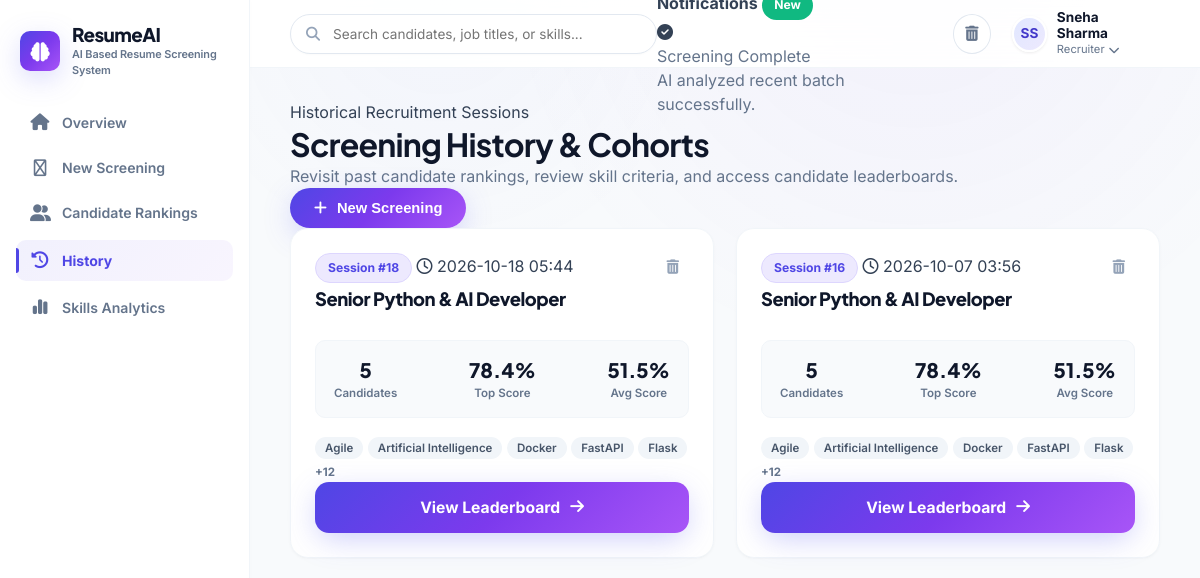
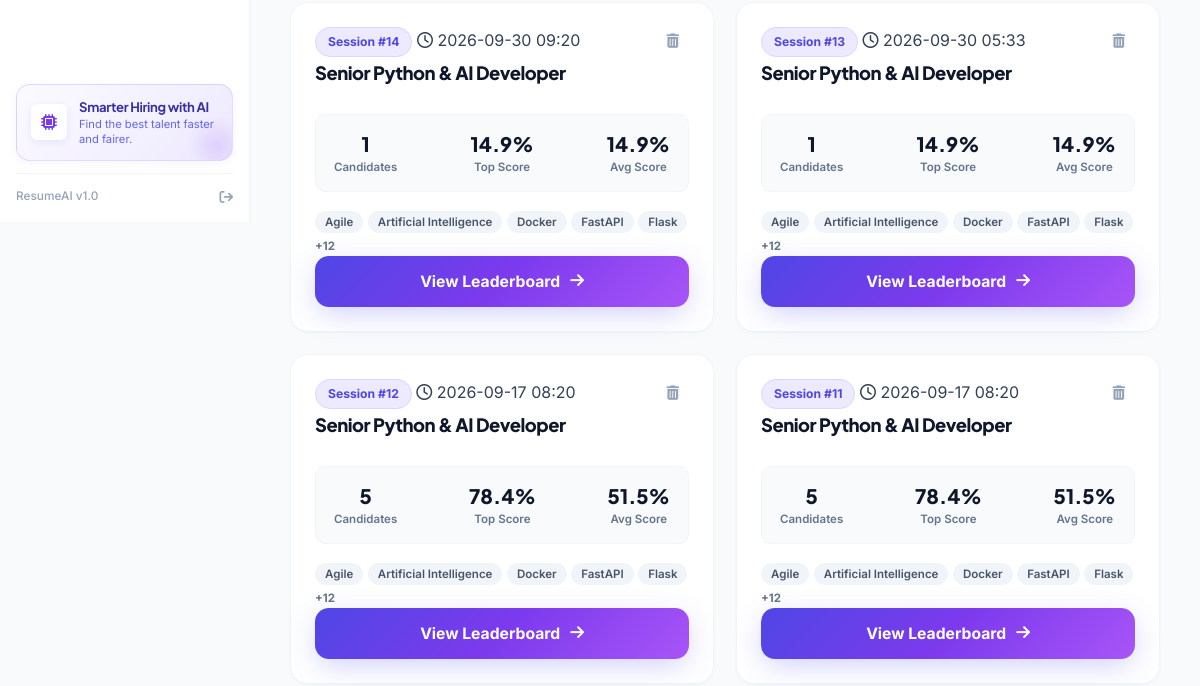
Before: /history (upper part) with the older database file (2 pictures, top to bottom).
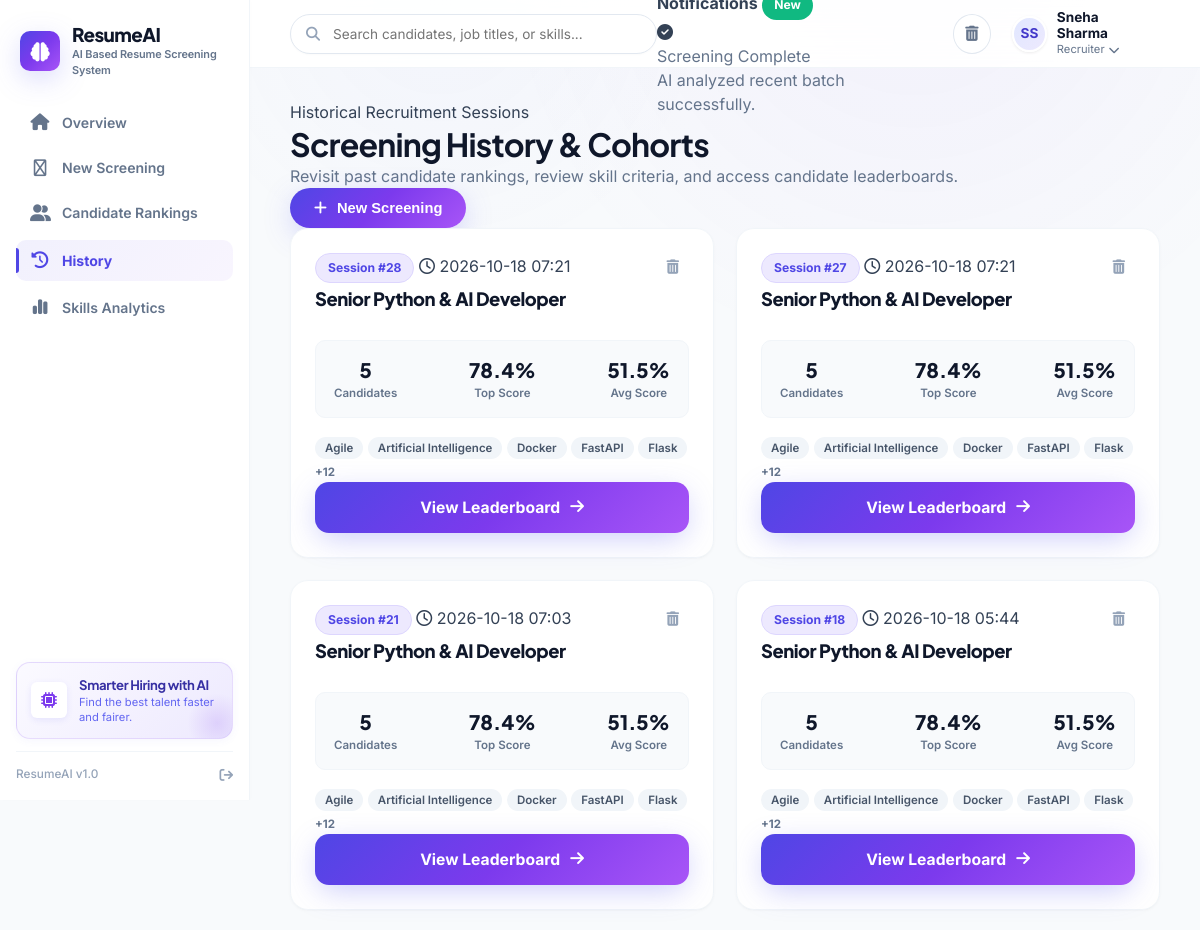
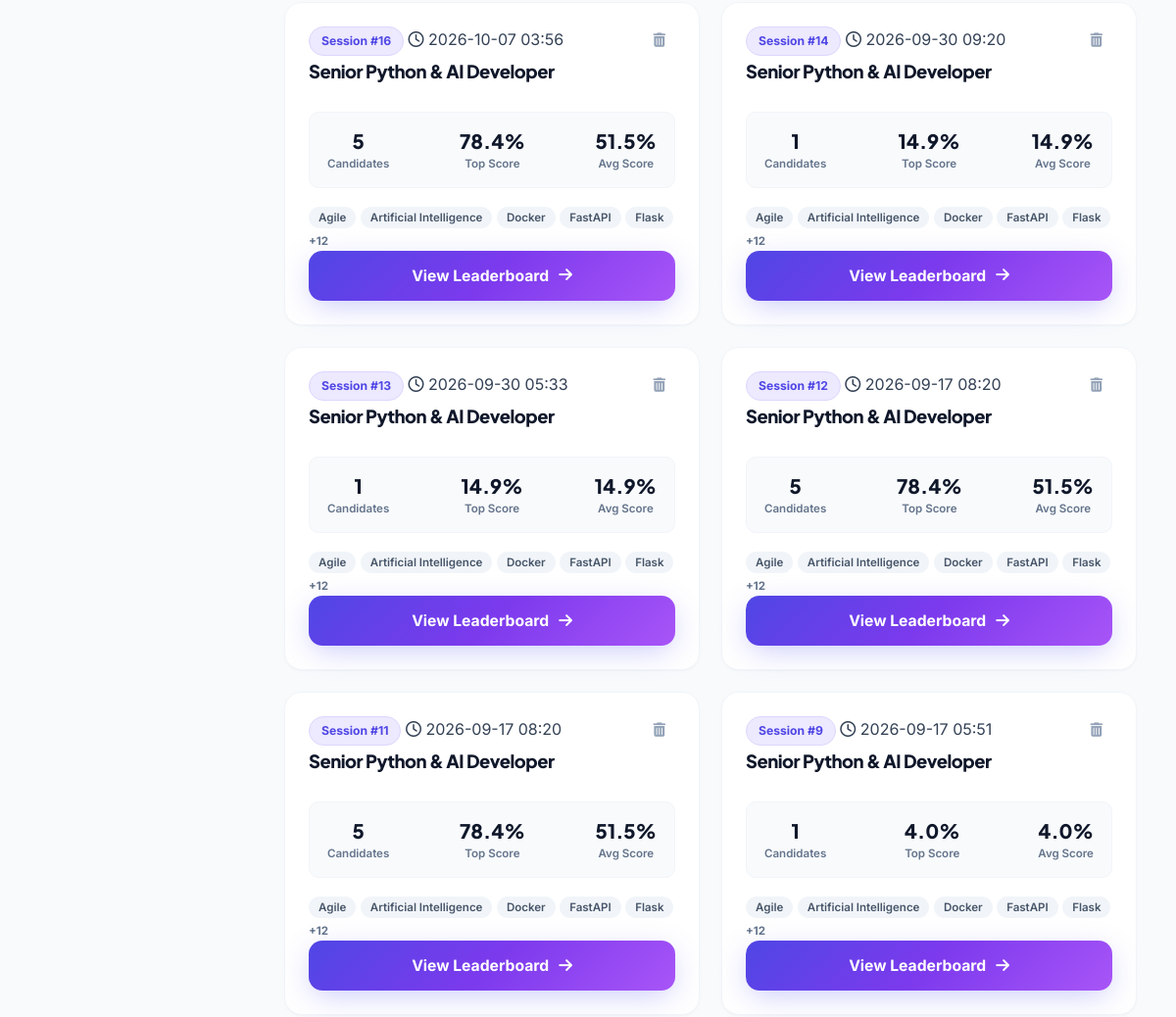
After: the same page with the newer database file (2 pictures, top to bottom).
### tables this page shows
CREATE TABLE jobs (
            id INTEGER PRIMARY KEY AUTOINCREMENT,
            job_title TEXT NOT NULL,
            job_description TEXT NOT NULL,
            required_skills TEXT,
            required_experience REAL DEFAULT 0,
            created_at TIMESTAMP DEFAULT CURRENT_TIMESTAMP
        );

### app.py (the view)
@app.route('/history')
def history():
    jobs = database.get_all_jobs()
    return render_template('history.html', jobs=jobs)

### database.py (called while the page is built)
def get_db_connection() -> sqlite3.Connection:
    os.makedirs(DB_DIR, exist_ok=True)
    conn = sqlite3.connect(DB_PATH)
    conn.row_factory = sqlite3.Row
    return conn

def get_all_jobs() -> List[Dict[str, Any]]:
    conn = get_db_connection()
    cursor = conn.cursor()
    cursor.execute("""
        SELECT j.*, COUNT(c.id) as candidate_count, MAX(c.match_score) as top_score, AVG(c.match_score) as avg_score
        FROM jobs j
        LEFT JOIN candidates c ON j.id = c.job_id
        GROUP BY j.id
        ORDER BY j.created_at DESC
    """)
    rows = cursor.fetchall()
    conn.close()
    jobs = []
    for r in rows:
        d = dict(r)
        d["required_skills"] = json.loads(d["required_skills"]) if d["required_skills"] else []
        d["avg_score"] = round(d["avg_score"], 1) if d["avg_score"] is not None else 0.0
        d["top_score"] = round(d["top_score"], 1) if d["top_score"] is not None else 0.0
        jobs.append(d)
    return jobs

### templates/history.html (shortened to what this page needs)
{% extends 'base.html' %}
{% block content %}
<div class="history-container">
    <div class="dashboard-greeting-row">
        <div>
            <span class="greeting-sub">Historical Recruitment Sessions</span>
            <h1 class="greeting-title">Screening History & Cohorts</h1>
            <p class="greeting-desc">Revisit past candidate rankings, review skill criteria, and access candidate leaderboards.</p>
        </div>
        <div class="greeting-actions">
            <button type="button" class="btn btn-cinematic-primary" onclick="openUploadModal()">
                <i class="fa-solid fa-plus"></i> New Screening
            </button>
        </div>
    </div>
    {% if jobs %}
        <div class="history-grid">
            {% for job in jobs %}
                <div class="card history-card">
                    <div class="history-card-header">
                        <div>
                            <div class="history-badge-row">
                                <span class="badge badge-primary">Session #{{ job.id }}</span>
                                <span class="history-date"><i class="fa-regular fa-clock"></i> {{ job.created_at[:16] if job.created_at else 'Recent' }}</span>
                            </div>
                            <h3 class="history-job-title">{{ job.job_title }}</h3>
                        </div>
                        <button type="button" class="btn-dots-menu text-danger" title="Delete Session" onclick="deleteJob({{ job.id }})">
                            <i class="fa-solid fa-trash-can"></i>
                        </button>
                    </div>
                    <div class="history-stats-row">
                        <div class="history-stat">
                            <span class="stat-number">{{ job.candidate_count }}</span>
                            <span class="stat-label">Candidates</span>
                        </div>
                        <div class="history-stat">
                            <span class="stat-number text-emerald">{{ job.top_score }}%</span>
                            <span class="stat-label">Top Score</span>
                        </div>
                        <div class="history-stat">
                            <span class="stat-number text-purple">{{ job.avg_score }}%</span>
                            <span class="stat-label">Avg Score</span>
                        </div>
                    </div>
                    <div class="history-skills-preview">
                        {% for s in job.required_skills[:5] %}
                            <span class="skill-tag-pill">{{ s }}</span>
                        {% endfor %}
                        {% if job.required_skills|length > 5 %}
                            <span class="skill-tag-more">+{{ job.required_skills|length - 5 }}</span>
                        {% endif %}
                    </div>
                    <div class="history-card-footer">
                        <a href="{{ url_for('view_results', job_id=job.id) }}" class="btn btn-primary-gradient btn-block">
                            View Leaderboard <i class="fa-solid fa-arrow-right"></i>
                        </a>
                    </div>
                </div>
            {% endfor %}
        </div>
    {% endif %}
</div>
{% endblock %}

### templates/base.html (shortened to what this page needs)
<!DOCTYPE html>
<html lang="en">
<head>
    <link rel="stylesheet" href="https://cdnjs.cloudflare.com/ajax/libs/font-awesome/6.4.0/css/all.min.css">
    <link rel="stylesheet" href="{{ url_for('static', filename='css/style.css') }}?v=3.0">
</head>
<body class="app-body">
    <div class="app-layout">
        <aside class="app-sidebar" id="appSidebar">
            <div class="sidebar-header">
                <a href="{{ url_for('index') }}" class="brand-link">
                    <div class="brand-icon">
                        <i class="fa-solid fa-brain"></i>
                    </div>
                    <div class="brand-meta">
                        <span class="brand-title">ResumeAI</span>
                        <span class="brand-sub">AI Based Resume Screening System</span>
                    </div>
                </a>
            </div>
            <nav class="sidebar-nav">
                <a href="{{ url_for('index') }}" class="nav-item {% if request.endpoint == 'index' %}active{% endif %}">
                    <i class="fa-solid fa-house nav-icon"></i>
                    <span>Overview</span>
                </a>
                <button type="button" class="nav-item nav-btn" onclick="openUploadModal()">
                    <i class="fa-regular fa-circle-plus nav-icon"></i>
                    <span>New Screening</span>
                </button>
                <a href="{{ url_for('index') }}#rankingsSection" class="nav-item">
                    <i class="fa-solid fa-user-group nav-icon"></i>
                    <span>Candidate Rankings</span>
                </a>
                <a href="{{ url_for('history') }}" class="nav-item {% if request.endpoint == 'history' %}active{% endif %}">
                    <i class="fa-solid fa-clock-rotate-left nav-icon"></i>
                    <span>History</span>
                </a>
                <a href="{{ url_for('index') }}#analyticsSection" class="nav-item">
                    <i class="fa-solid fa-chart-simple nav-icon"></i>
                    <span>Skills Analytics</span>
                </a>
            </nav>
            <div class="sidebar-bottom-promo">
                <div class="promo-card">
                    <div class="promo-icon">
                        <i class="fa-solid fa-microchip"></i>
                    </div>
                    <div class="promo-content">
                        <h4 class="promo-title">Smarter Hiring with AI</h4>
                        <p class="promo-desc">Find the best talent faster and fairer.</p>
                    </div>
                </div>
            </div>
            <div class="sidebar-footer">
                <span class="version-text">ResumeAI v1.0</span>
                <button type="button" class="btn-icon-subtle" title="College Demo Mode">
                    <i class="fa-solid fa-arrow-right-from-bracket"></i>
                </button>
            </div>
        </aside>
        <div class="app-main">
            <header class="app-topbar">
                <div class="topbar-search">
                    <input type="text" id="globalSearchInput" class="search-input" placeholder="Search candidates, job titles, or skills..." onkeyup="handleGlobalSearch(this.value)">
                </div>
                <div class="topbar-right">
                    <div class="notification-wrap" onclick="toggleNotificationDropdown(event)">
                        <div class="notification-dropdown" id="notificationDropdown">
                            <div class="notif-header">
                                <strong>Notifications</strong>
                                <span class="badge badge-success">New</span>
                            </div>
                            <div class="notif-item">
                                <i class="fa-solid fa-circle-check text-success"></i>
                                <div>
                                    <p class="notif-title">Screening Complete</p>
                                    <p class="notif-time">AI analyzed recent batch successfully.</p>
                                </div>
                            </div>
                        </div>
                    </div>
                    <button type="button" class="btn-icon text-muted" title="Reset All Data" onclick="confirmClearData()">
                        <i class="fa-solid fa-trash-can"></i>
                    </button>
                    <div class="user-profile">
                        <div class="user-avatar">SS</div>
                        <div class="user-info">
                            <span class="user-name">Sneha Sharma</span>
                            <span class="user-role">Recruiter <i class="fa-solid fa-chevron-down role-chevron"></i></span>
                        </div>
                    </div>
                </div>
            </header>
            <main class="page-content">
                {% block content %}{% endblock %}
            </main>
        </div>
    </div>
</body>
</html>

Changed rows visible on the page:
added jobs: id "28", created_at "2026-10-18 07:21", job_title "Senior Python & AI Developer", candidate_count "5", top_score "78.4", avg_score "51.5", 5 "Agile" "Artificial Intelligence" "Docker" "FastAPI" "Flask", required_skills|length "12"
added jobs: id "27", created_at "2026-10-18 07:21", job_title "Senior Python & AI Developer", candidate_count "5", top_score "78.4", avg_score "51.5", 5 "Agile" "Artificial Intelligence" "Docker" "FastAPI" "Flask", required_skills|length "12"
added jobs: id "21", created_at "2026-10-18 07:03", job_title "Senior Python & AI Developer", candidate_count "5", top_score "78.4", avg_score "51.5", 5 "Agile" "Artificial Intelligence" "Docker" "FastAPI" "Flask", required_skills|length "12"
now on this page (row unchanged): jobs: id "9", created_at "2026-09-17 05:51", job_title "Senior Python & AI Developer", candidate_count "1", top_score "4.0", avg_score "4.0", 5 "Agile" "Artificial Intelligence" "Docker" "FastAPI" "Flask", required_skills|length "12"
